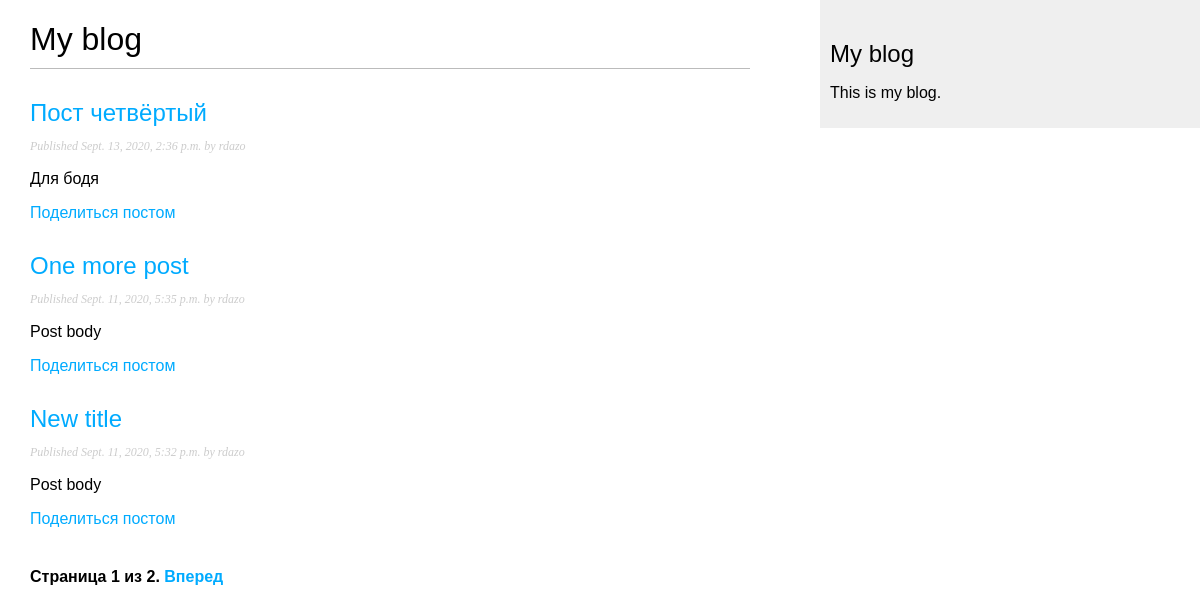
Screenshot of /blog/ with the database file from the repository.
### blog/models.py (models this page shows, shortened)
class Post(models.Model):
    STATUS_CHOICES = (
        ('draft', 'Draft'),
        ('published', 'Published'),
    )
    title = models.CharField(max_length=250)
    slug = models.SlugField(max_length=250, unique_for_date='publish')
    author = models.ForeignKey(User, on_delete=models.CASCADE, related_name='blog_posts')
    body = models.TextField()
    publish = models.DateTimeField(default=timezone.now)
    created = models.DateTimeField(auto_now_add=True)
    updated = models.DateTimeField(auto_now=True)
    status = models.CharField(max_length=10, choices=STATUS_CHOICES, default='draft')
    objects = models.Manager()  # Менеджер по умолчанию.
    published = PublishedManager()  # Новый менеджер.
    class Meta:
        ordering = ('-publish',)
    def get_absolute_url(self):
        return reverse(
            'blog:post_detail', args=[self.publish.year, self.publish.month, self.publish.day, self.slug]
        )

### blog/views.py (the view)
# urls.py: path('', views.PostListView.as_view(), name='post_list'),
class PostListView(ListView):
    queryset = Post.published.all()
    context_object_name = 'posts'
    paginate_by = 3
    template_name = 'blog/post/list.html'

### blog/templates/blog/post/list.html (shortened to what this page needs)
{% extends "blog/base.html" %}
{% block content %}
    <h1>My blog</h1>
    {% for post in posts %}
        <h2>
            <a href="{{ post.get_absolute_url }}">{{ post.title }}</a>
        </h2>
        <p class="date">Published {{ post.publish }} by {{ post.author }}</p>
        {{ post.body|truncatewords:30|linebreaks }}
        <p>
            <a href="{% url 'blog:post_share' post.id %}">Поделиться постом</a>
        </p>
    {% endfor %}
    {% include "pagination.html" with page=page_obj %}
{% endblock %}

### blog/static/css/blog.css (style rules this page uses)
body { margin:0; padding:0; font-family:helvetica, sans-serif; }
a { color:#00abff; text-decoration:none; }
h1 { font-weight:normal; border-bottom:1px solid #bbb; padding:0 0 10px 0; }
h2 { font-weight:normal; margin:30px 0 0; }
p.date { color:#ccc; font-family: georgia, serif; font-size: 12px; font-style: italic; }

### rows the page displays
Post: title "Пост четвёртый", publish "Sept. 13, 2020, 2:36 p.m.", author "rdazo", body "Для бодя"
Post: title "One more post", publish "Sept. 11, 2020, 5:35 p.m.", author "rdazo", body "Post body"
Post: title "New title", publish "Sept. 11, 2020, 5:32 p.m.", author "rdazo", body "Post body"

### other values shown
{{ page.number }} "1"
{{ page.paginator.num_pages }} "2"
